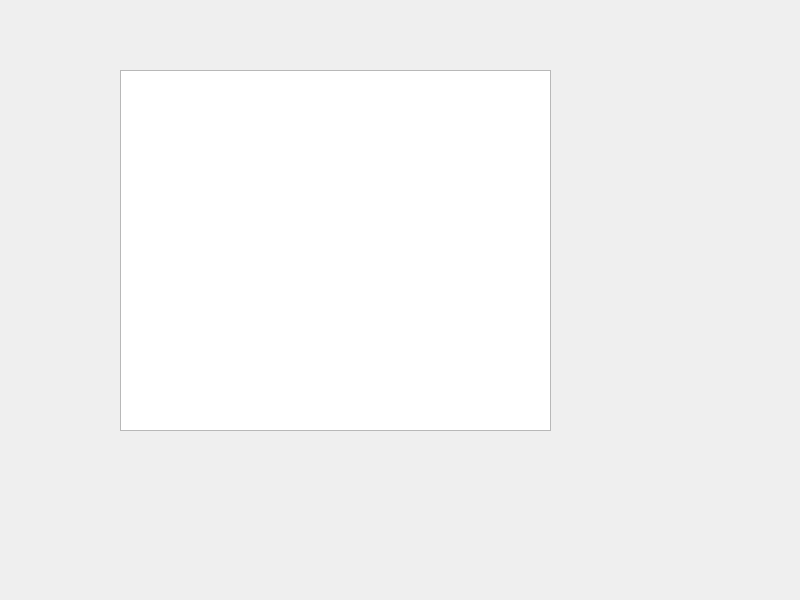
<?xml version="1.0" encoding="UTF-8"?>
<ui version="4.0">
 <class>Dialog</class>
 <widget class="QDialog" name="Dialog">
  <property name="geometry">
   <rect>
    <x>0</x>
    <y>0</y>
    <width>800</width>
    <height>600</height>
   </rect>
  </property>
  <property name="windowTitle">
   <string>Dialog</string>
  </property>
  <widget class="QGraphicsView" name="graphicsView">
   <property name="geometry">
    <rect>
     <x>120</x>
     <y>70</y>
     <width>431</width>
     <height>361</height>
    </rect>
   </property>
  </widget>
 </widget>
 <resources/>
 <connections/>
</ui>
